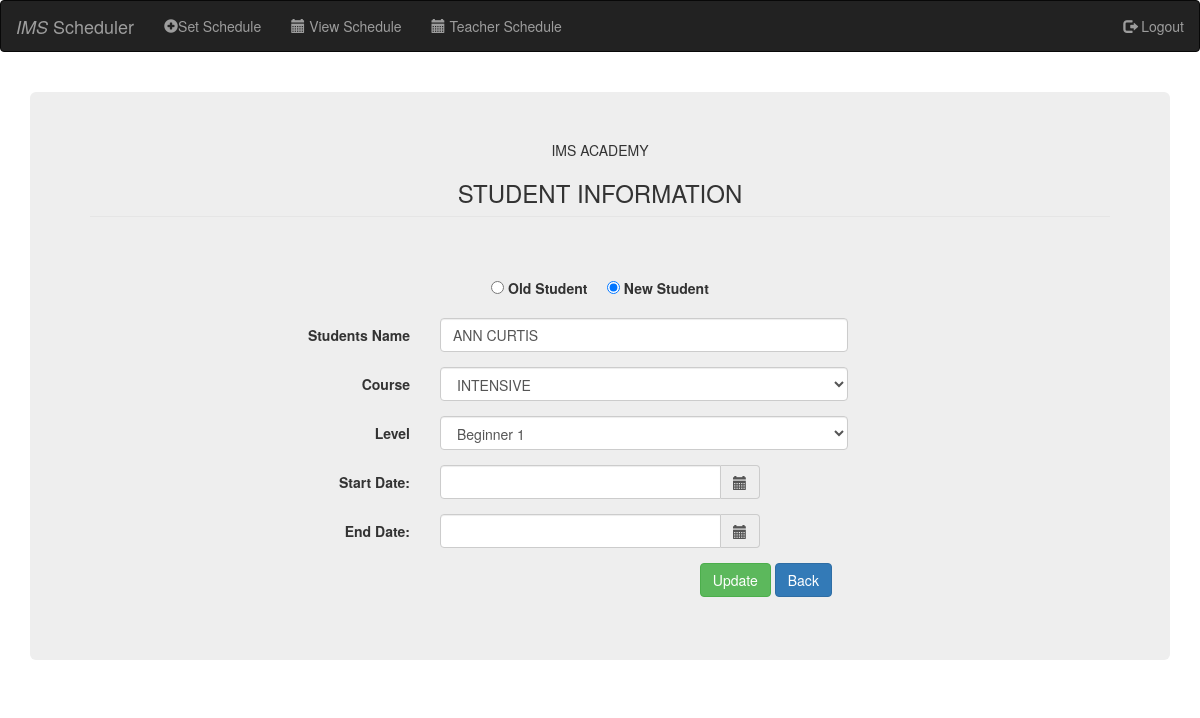
The page /edit.php?id=242 on the database its author committed.
### tables this page shows
CREATE TABLE `student` (
  `student_id` int(11) NOT NULL,
  `student_name` varchar(250) NOT NULL,
  `course_id` int(11) NOT NULL,
  `level_id` int(11) NOT NULL,
  `student_status` enum('NEW STUDENT','OLD STUDENT','NO STATUS') NOT NULL,
  `start_date` date DEFAULT NULL,
  `end_date` date DEFAULT NULL
);

### edit.php (the view, shortened to what this page needs)
<?php
require 'databaasee.php';
include_once("header.php");
include_once("navbar.php");
?>
<?php
if (isset($_GET['id'])) {
	$student_id = $_GET['id'];
	$query = "SELECT * FROM student s
						INNER JOIN course c ON s.course_id = c.course_id
						INNER JOIN level l ON l.level_id = s.level_id
						WHERE
						s.student_id=$student_id";
	$result = mysqli_query($connect, $query);
	while ($row = mysqli_fetch_assoc($result)) {
		$student_name = $row['student_name'];
		$get_student_status = $row['student_status'];
		$get_student_course = $row['course_id'];
		$get_student_level = $row['level_id'];
	}
}
$findAllCourses = "SELECT * FROM `course`";
$findAllCoursesResult = mysqli_query($connect, $findAllCourses);
$findAllLevel = "SELECT * FROM `level`";
$findAllLevelResult = mysqli_query($connect, $findAllLevel);
?>
<html>
<head>
</head>
<body>
	<br>
<div class="container container-fluid">
	<div class="form-group" align="center" >
		<div class="jumbotron">
					IMS ACADEMY
			<form align="center" class="form-horizontal" method="post" action="add.cor.php">
				<fieldset>
							<legend><h3> STUDENT INFORMATION </h3>  </legend> <br> <br>
							<div class="form-group">
								<input type="radio" id="student_status" name="student_status" value="OLD STUDENT" <?php
									if ("OLD STUDENT" === $get_student_status) {
										echo "checked";
									}
									?> />
								<label for="student_status">Old Student</label> &nbsp; &nbsp;
								<input type="radio" id="student_status" name="student_status" value="NEW STUDENT" <?php
									if ("NEW STUDENT" === $get_student_status) {
										echo "checked";
									}
									?> />
								<label for="student_status">New Student</label>
							</div>
							<div class="form-group">
								<label class="col-md-4 control-label" for="student_name">Students Name </label>
								<div class="col-md-5">
									<input id="student_name" name="student_name" type="text" placeholder="Name here" value="<?php echo htmlspecialchars($student_name); ?>" class="form-control input-md" required=""/>
								</div>
							</div>
								<div class="form-group">
									<label class="col-md-4 control-label" for="student_course"> Course </label>
									<div class="col-md-5">
										<select id="student_course" name="student_course" class="form-control">
											<?php while ($row1 = mysqli_fetch_assoc($findAllCoursesResult)) :; ?>
												<option id="<?php echo $row1["course_id"]; ?>" value="<?php echo $row1["course_id"]; ?>" <?php
													if ($row1["course_id"] == $get_student_course) {
														echo "selected";
													}
													?>>
													<?php echo $row1["course_name"]; ?></option>
											<?php endwhile; ?>
										</select>
									</div>
								</div>
							<div class="form-group">
								<label class="col-md-4 control-label" for="student_level"> Level </label>
									<div class="col-md-5">
										<select id="student_level" name="student_level" class="form-control">
										<?php while ($row1 = mysqli_fetch_assoc($findAllLevelResult)) :; ?>
										<option id="<?php echo $row1["level_id"]; ?>" value="<?php echo $row1["level_id"]; ?>" <?php
											if ($row1["level_id"] == $get_student_level) {
													echo "selected";
													}
													?>>
										<?php echo $row1["level_name"]; ?></option>
										<?php endwhile; ?>
										</select>
									</div>
							</div>
							<div class="form-group" style="z-index: auto;">
								<label class="col-md-4 control-label" for="startDatePicker"> Start Date: </label>
								<div class="col-md-4">
									<div>
										<div class='input-group date'>
											<input id="startDatePicker" name="startDatePicker" type='text' class="form-control" required/>
											<span class="input-group-addon">
												<span class="glyphicon glyphicon-calendar"></span>
											</span>
										</div>
									</div>
								</div>
							</div>
							<div class="form-group">
								<label class="col-md-4 control-label" for="endDatePicker"> End Date: </label>
								<div class="col-md-4">
									<div>
										<div class='input-group date'>
											<input id="endDatePicker" name="endDatePicker" type="text" class="form-control" required/>
											<span class="input-group-addon">
												<span class="glyphicon glyphicon-calendar"></span>
											</span>
										</div>
									</div>
								</div>
							</div>
							<div class="form-group" align="right">
								<label class="col-md-4 control-label" for="update"></label>
								<div class="col-md-5">
									<button type="submit" name="update" id="update" class="btn btn-success"> Update </button>
									<a href="schedulelist.php" class="btn btn-primary"> Back </a> &nbsp; &nbsp;
								</div>
							</div>
				</fieldset>
			</form>
		</div>
	</div>
</div>
<?php
include_once("footer.php");
include_once("navbar.php");
?>

### edit.php (style rules this page uses)
body { background-color: white; }

### rows shown on the page
student: student_status "☐ Old Student", student_status "☑", student_name "ANN CURTIS"

### other values the page prints
form field student_course "INTENSIVE"
form field student_level "Beginner 1"
